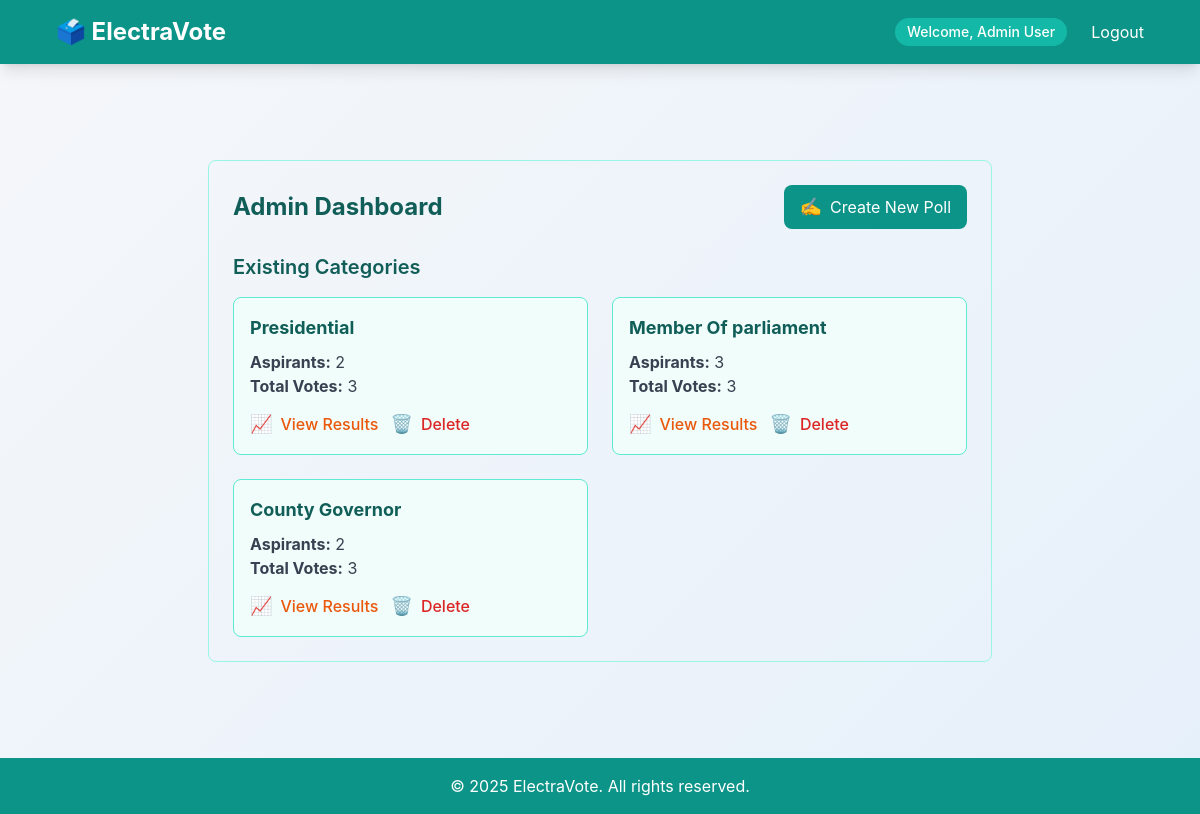
The app's page /admin/dashboard (signed in), older data.
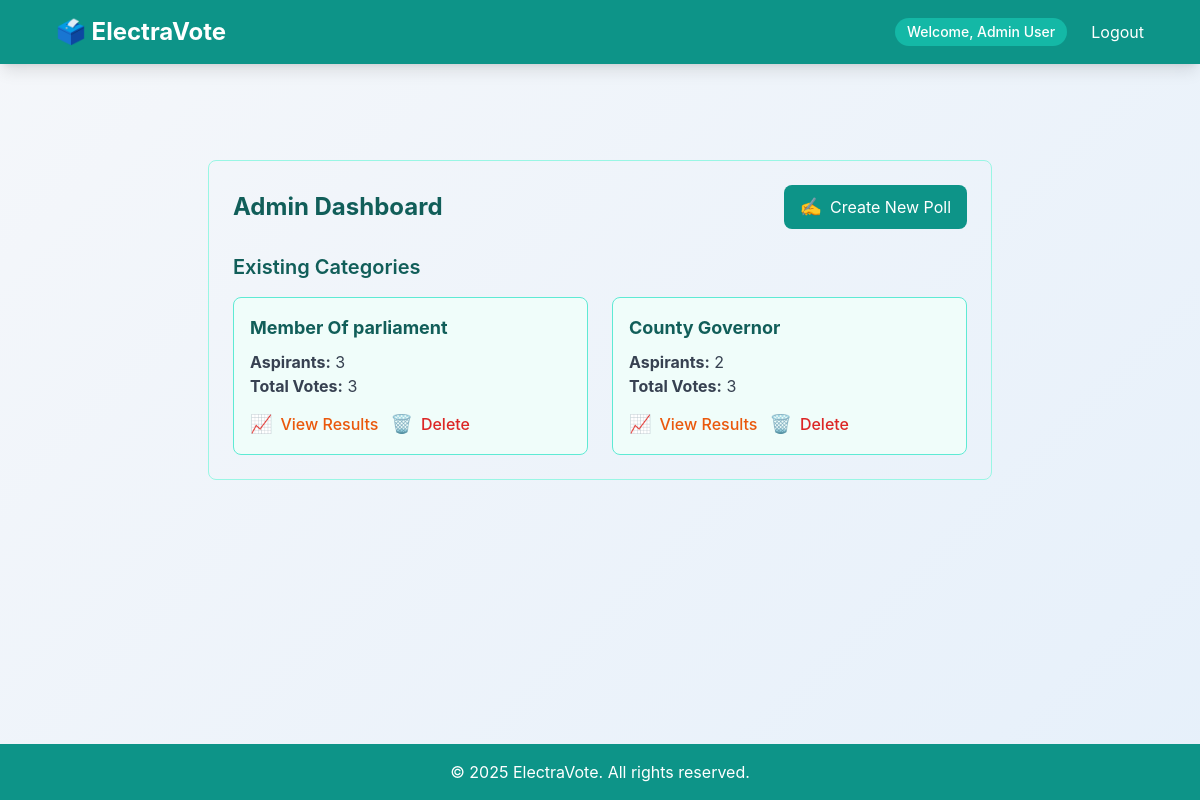
The same page, newer data.
### models.py (models this page shows)
class Category(db.Model):
    id = db.Column(db.Integer, primary_key=True)
    name = db.Column(db.String(100), nullable=False)

### app.py (the view)
@app.route('/admin/dashboard')
@login_required
def admin_dashboard():
    if current_user.role != 'admin':
        return redirect(url_for('voter_dashboard'))
    categories = Category.query.all()
    return render_template('admin_dashboard.html', categories=categories)

### app.py (called while the page is built)
@login_manager.user_loader
def load_user(user_id):
    return User.query.get(int(user_id))

### templates/admin_dashboard.html (shortened to what this page needs)
{% extends 'base.html' %}
{% block content %}
<div class="max-w-5xl mx-auto p-6 px-4 sm:px-6 lg:px-8 py-8">
    <div class="border border-teal-200 rounded-lg p-6">
        <div class="flex justify-between items-center mb-6">
            <h2 class="text-2xl font-bold text-teal-800">Admin Dashboard</h2>
            <a href="{{ url_for('create_poll') }}"
               class="bg-teal-600 text-white px-4 py-2 rounded-lg hover:bg-teal-700 transition flex items-center gap-2">
                <span class="text-lg">✍️</span> Create New Poll
            </a>
        </div>
        <h3 class="text-xl font-semibold text-teal-800 mb-4">Existing Categories</h3>
        <div class="grid grid-cols-1 sm:grid-cols-2 gap-6">
            {% for category in categories %}
                <div class="bg-teal-50 p-4 rounded-lg border border-teal-300 hover:bg-teal-100 transition">
                    <h4 class="text-lg font-bold text-teal-800 mb-2">{{ category.name }}</h4>
                    <p class="text-gray-700"><strong>Aspirants:</strong> {{ category.aspirants | length }}</p>
                    <p class="text-gray-700"><strong>Total Votes:</strong> {{ category.aspirants | map(attribute='votes') | map('length') | sum }}</p>
                    <div class="flex gap-3 mt-3">
                        <a href="{{ url_for('results', category_id=category.id) }}"
                           class="inline-flex items-center gap-2 text-orange-600 hover:text-orange-700 font-medium transition">
                            <span class="text-lg">📈</span> View Results
                        </a>
                        <button onclick="openDeleteModal({{ category.id }}, '{{ category.name }}')"
                                class="inline-flex items-center gap-2 text-red-600 hover:text-red-700 font-medium transition">
                            <span class="text-lg">🗑️</span> Delete
                        </button>
                    </div>
                </div>
            {% endfor %}
        </div>
    </div>
</div>
{% endblock %}

Row changes from the older to the newer data that the page shows:
removed Category: name "Presidential", aspirants|length "2", aspirants|map "3"
